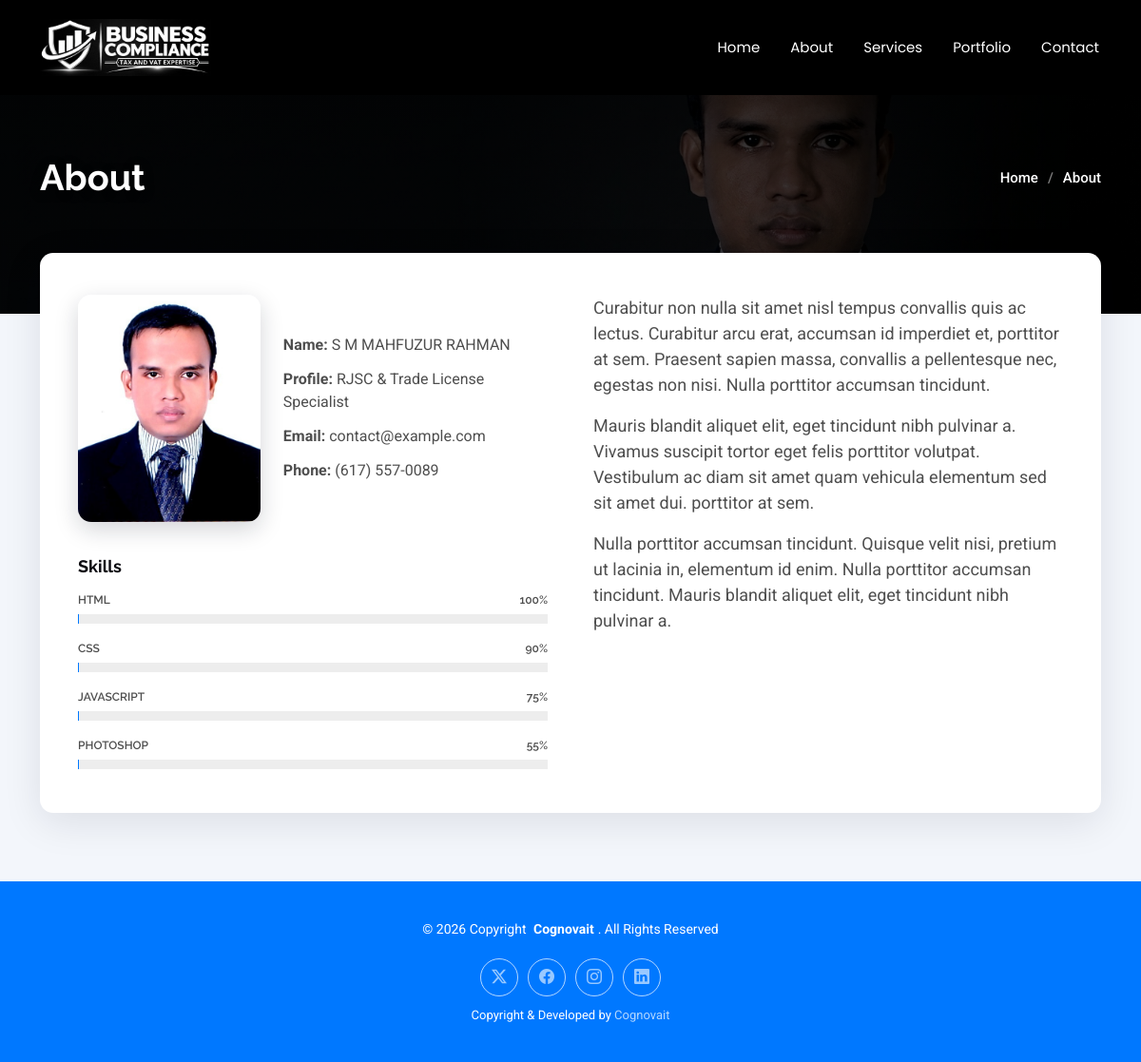
Page /about.php on the committed database.
### tables this page shows
CREATE TABLE `nav_menu` (
  `id` int(10) unsigned NOT NULL AUTO_INCREMENT,
  `label` varchar(50) NOT NULL,
  `url` varchar(255) NOT NULL DEFAULT '#',
  `sort_order` int(11) NOT NULL DEFAULT 0,
  `is_active` tinyint(1) NOT NULL DEFAULT 1,
  PRIMARY KEY (`id`)
);

CREATE TABLE `skills` (
  `id` int(10) unsigned NOT NULL AUTO_INCREMENT,
  `name` varchar(100) NOT NULL,
  `percentage` tinyint(3) unsigned NOT NULL DEFAULT 0,
  `sort_order` int(11) NOT NULL DEFAULT 0,
  `is_active` tinyint(1) NOT NULL DEFAULT 1,
  PRIMARY KEY (`id`)
);

CREATE TABLE `social_links` (
  `id` int(10) unsigned NOT NULL AUTO_INCREMENT,
  `icon` varchar(64) NOT NULL COMMENT 'Bootstrap Icons class, e.g. bi-twitter-x',
  `url` varchar(255) NOT NULL DEFAULT '#',
  `sort_order` int(11) NOT NULL DEFAULT 0,
  `is_active` tinyint(1) NOT NULL DEFAULT 1,
  PRIMARY KEY (`id`)
);

### src/helpers.php (called while the page is built, shortened)
<?php
function e(mixed $value): string
{
    return htmlspecialchars((string) $value, ENT_QUOTES | ENT_SUBSTITUTE, 'UTF-8');
}
function paragraphs(?string $text): array
{
    $parts = preg_split('/\R{2,}/u', trim((string) $text)) ?: [];
    return array_values(array_filter(array_map('trim', $parts), static fn($p) => $p !== ''));
}
function safe_url(?string $url): string
{
    $url = trim((string) $url);
    if (preg_match('#^https?://#i', $url) || preg_match('/^#[\w-]*$/', $url)) {
        return $url;
    }
    return '#';
}
function nav_url(?string $url): string
{
    $url = trim((string) $url);
    if (preg_match('/^[A-Za-z0-9_-]+\.php(?:#[\w-]*)?$/', $url)) {
        return $url;
    }
    return '#';
}
if (!function_exists('settings')) {
    function settings(): array
    {
        static $cache = null;
        if ($cache === null) {
            $cache = [];
            try {
                foreach (Database::fetchAll('SELECT setting_key, setting_value FROM site_settings') as $row) {
                    $cache[$row['setting_key']] = $row['setting_value'];
                }
            } catch (Throwable) {
                return [];
            }
        }
        return $cache;
    }
}
if (!function_exists('setting')) {
    function setting(string $key, mixed $default = ''): string
    {
        $all = settings();
        return isset($all[$key]) && $all[$key] !== null ? (string) $all[$key] : (string) ($default ?? '');
    }
}

### db.php (called while the page is built, shortened)
<?php
final class Database
{
    private static ?PDO $pdo = null;
    private static function getEnvOr(string $key, string $default): string
    {
        $val = getenv($key);
        return $_ENV[$key] ?? $_SERVER[$key] ?? $default;
    }
    public static function pdo(): PDO
    {
        if (self::$pdo instanceof PDO) {
            return self::$pdo;
        }
        $host    = self::getEnvOr('DB_HOST', '127.0.0.1');
        $port    = self::getEnvOr('DB_PORT', '3306');
        $name    = self::getEnvOr('DB_NAME', 'devfolio');
        $user    = self::getEnvOr('DB_USER', 'root');
        $pass    = self::getEnvOr('DB_PASS', '');
        $charset = 'utf8mb4';
        $opts = [
            PDO::ATTR_ERRMODE            => PDO::ERRMODE_EXCEPTION,
            PDO::ATTR_DEFAULT_FETCH_MODE => PDO::FETCH_ASSOC,
            PDO::ATTR_EMULATE_PREPARES   => false,
        ];
        $base = sprintf('mysql:host=%s;port=%s;charset=%s', $host, $port, $charset);
        try {
            try {
                self::$pdo = new PDO($base . ';dbname=' . $name, $user, $pass, $opts);
            } catch (PDOException $e) {
                if ((int) ($e->errorInfo[1] ?? 0) !== 1049) {
                    throw $e;
                }
                $tmp = new PDO($base, $user, $pass, $opts);
                $tmp->exec('CREATE DATABASE IF NOT EXISTS `' . $name . '` CHARACTER SET utf8mb4 COLLATE utf8mb4_unicode_ci');
                self::$pdo = new PDO($base . ';dbname=' . $name, $user, $pass, $opts);
            }
        } catch (PDOException $e) {
            error_log('DevFolio DB connection failed: ' . $e->getMessage());
            http_response_code(500);
            exit('Database connection failed: ' . $e->getMessage());
        }
        return self::$pdo;
    }
    private static function run(string $sql, array $params): PDOStatement
    {
        $st = self::pdo()->prepare($sql);
        $st->execute($params);
        return $st;
    }
    public static function fetchAll(string $sql, array $params = []): array
    {
        $st = self::run($sql, $params);
        return $st->fetchAll();
    }
}
function db(): PDO
{
    return Database::pdo();
}

### includes/functions.php (called while the page is built, shortened)
<?php
function fetch_active(string $table, string $order = 'sort_order, id'): array
{
    $allowed = ['skills', 'resume_items', 'services', 'stats', 'portfolio_categories',
                'pricing_plans', 'faqs', 'testimonials', 'social_links'];
    return db()->query("SELECT * FROM `$table` WHERE is_active = 1 ORDER BY $order")->fetchAll();
}
function get_skills(): array       { return fetch_active('skills'); }
function get_social_links(): array { return fetch_active('social_links'); }
function get_nav_items(): array
{
    return Database::fetchAll('SELECT * FROM nav_menu WHERE is_active = 1 ORDER BY sort_order, id');
}

### about.php (the view, shortened to what this page needs)
<?php
require_once __DIR__ . '/includes/functions.php';
$pageTitle   = 'About - ' . setting('site_name', 'DevFolio') . ' Bootstrap Template';
$bodyClass   = 'about-page inner-page';
$skills = get_skills();
require __DIR__ . '/includes/header.php';
?>
  <main class="main">
    <?php require __DIR__ . '/includes/breadcrumb.php'; ?>
    <section id="about" class="about section">
      <div class="container">
       <div class="inner-card" data-aos="fade-up" data-aos-delay="100">
        <div class="row gy-5 gx-xl-5">
          <div class="col-md-6">
            <div class="row justify-content-between align-items-center gy-4 about-profile">
              <div class="col-lg-5">
                <img src="<?= e(setting('about_image', 'img/profile-img.jpg')) ?>" class="img-fluid about-photo" alt="<?= e(setting('about_name')) ?>">
              </div>
              <div class="col-lg-7 about-info">
                <p><strong>Name: </strong> <span><?= e(setting('about_name')) ?></span></p>
                <p><strong>Profile: </strong> <span><?= e(setting('about_profile')) ?></span></p>
                <p><strong>Email: </strong> <span><?= e(setting('about_email')) ?></span></p>
                <p><strong>Phone: </strong> <span><?= e(setting('about_phone')) ?></span></p>
              </div>
            </div>
            <div class="skills-content skills-animation">
              <h5>Skills</h5>
              <?php foreach ($skills as $s): $pct = max(0, min(100, (int) $s['percentage'])); ?>
              <div class="progress">
                <span class="skill"><span><?= e($s['name']) ?></span> <i class="val"><?= $pct ?>%</i></span>
                <div class="progress-bar-wrap">
                </div>
              </div>
              <?php endforeach; ?>
            </div>
          </div>
          <div class="col-md-6">
            <div class="about-me">
              <?php foreach (paragraphs(setting('about_text')) as $para): ?>
              <p>
                <?= e($para) ?>
              </p>
              <?php endforeach; ?>
            </div>
          </div>
        </div>
       </div>
      </div>
    </section>
  </main>
<?php require __DIR__ . '/includes/footer.php'; ?>

### includes/header.php (shortened to what this page needs)
<?php
require_once __DIR__ . '/functions.php';
$bodyClass = $bodyClass ?? 'index-page';
$siteName = setting('site_name', 'DevFolio');
$siteLogo = setting('site_logo', '');
$navItems      = get_nav_items();
$currentScript = basename($_SERVER['SCRIPT_NAME'] ?? 'index.php');
$navLinkActive = static function (string $url) use ($currentScript): bool {
    $path = strtok($url, '#?') ?: '';
    if ($path === '' || !str_ends_with($path, '.php')) {
        return false;
    }
    if ($path === $currentScript) {
        return true;
    }
    $slug = substr($path, 0, -4);
    return str_starts_with($currentScript, $slug . '-');
};
?>
<!DOCTYPE html>
<html lang="en">
<head>
  <link href="css/bootstrap.min.css" rel="stylesheet">
  <link href="css/bootstrap-icons.css" rel="stylesheet">
  <link href="css/aos.css" rel="stylesheet">
  <link href="css/glightbox.min.css" rel="stylesheet">
  <link href="css/swiper-bundle.min.css" rel="stylesheet">
  <link href="css/main.css" rel="stylesheet">
</head>
<body class="<?= e($bodyClass) ?>">
  <header id="header" class="header d-flex align-items-center sticky-top">
    <div class="container-fluid container-xl position-relative d-flex align-items-center justify-content-between">
      <a href="index.php" class="logo d-flex align-items-center">
        <?php if (!empty($siteLogo) && is_file(ROOT_PATH . '/' . $siteLogo)): ?>
          <img src="<?= e($siteLogo) ?>" alt="<?= e($siteName) ?>">
        <?php else: ?>
          <h1 class="sitename"><?= e($siteName) ?></h1>
        <?php endif; ?>
      </a>
      <nav id="navmenu" class="navmenu">
        <ul>
          <?php foreach ($navItems as $item): $isActive = $navLinkActive((string) $item['url']); ?>
          <li><a href="<?= e(nav_url($item['url'])) ?>"<?= $isActive ? ' class="active"' : '' ?>><?= e($item['label']) ?></a></li>
          <?php endforeach; ?>
        </ul>
      </nav>
    </div>
  </header>

### includes/footer.php (shortened to what this page needs)
<?php
require_once __DIR__ . '/functions.php';
?>
  <footer id="footer" class="footer accent-background">
    <div class="container">
      <div class="copyright text-center ">
        <p>© <?= date('Y') ?> <span>Copyright</span> <strong class="px-1 sitename">Cognovait</strong>. <span>All Rights Reserved</span></p>
      </div>
      <div class="social-links d-flex justify-content-center">
        <?php foreach (get_social_links() as $s): ?>
        <a href="<?= e(safe_url($s['url'])) ?>"><i class="bi <?= e($s['icon']) ?>"></i></a>
        <?php endforeach; ?>
      </div>
      <div class="credits">
        Copyright &amp; Developed by <a href="https://cognovait.com/" target="_blank" rel="noopener">Cognovait</a>
      </div>
    </div>
  </footer>
</body>
</html>

### rows in the picture
nav_menu: label "Home"
nav_menu: label "About"
nav_menu: label "Services"
nav_menu: label "Portfolio"
nav_menu: label "Contact"
skills: name "HTML", percentage "100"
skills: name "CSS", percentage "90"
skills: name "JAVASCRIPT", percentage "75"
skills: name "PHOTOSHOP", percentage "55"

### other values in the picture
$bannerTitle "About"
setting('about_name') "S M MAHFUZUR RAHMAN"
setting('about_profile') "RJSC & Trade License Specialist"
setting('about_email') "contact@example.com"
setting('about_phone') "(617) 557-0089"
$para "Nulla porttitor accumsan tincidunt. Quisque velit nisi, pretium ut lacinia in, elementum id enim. Nulla porttitor accumsan tincidunt. Mauris blandit aliquet elit, eget tincidunt nibh pulvinar a."
